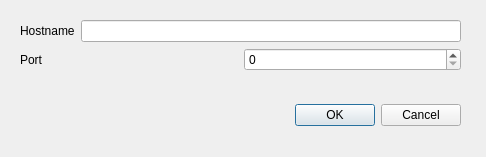
<?xml version="1.0" encoding="UTF-8"?>
<ui version="4.0">
 <class>NDialog</class>
 <widget class="QDialog" name="NDialog">
  <property name="geometry">
   <rect>
    <x>0</x>
    <y>0</y>
    <width>486</width>
    <height>157</height>
   </rect>
  </property>
  <property name="windowTitle">
   <string>Dialog</string>
  </property>
  <widget class="QWidget" name="">
   <property name="geometry">
    <rect>
     <x>20</x>
     <y>100</y>
     <width>441</width>
     <height>31</height>
    </rect>
   </property>
   <layout class="QHBoxLayout" name="horizontalLayout_3">
    <item>
     <spacer name="horizontalSpacer">
      <property name="orientation">
       <enum>Qt::Horizontal</enum>
      </property>
      <property name="sizeHint" stdset="0">
       <size>
        <width>40</width>
        <height>20</height>
       </size>
      </property>
     </spacer>
    </item>
    <item>
     <widget class="QPushButton" name="ok">
      <property name="text">
       <string>OK</string>
      </property>
     </widget>
    </item>
    <item>
     <widget class="QPushButton" name="cancel">
      <property name="text">
       <string>Cancel</string>
      </property>
     </widget>
    </item>
   </layout>
  </widget>
  <widget class="QWidget" name="">
   <property name="geometry">
    <rect>
     <x>20</x>
     <y>20</y>
     <width>441</width>
     <height>52</height>
    </rect>
   </property>
   <layout class="QVBoxLayout" name="verticalLayout">
    <item>
     <layout class="QHBoxLayout" name="horizontalLayout">
      <item>
       <widget class="QLabel" name="label">
        <property name="text">
         <string>Hostname</string>
        </property>
       </widget>
      </item>
      <item>
       <widget class="QLineEdit" name="hostname"/>
      </item>
     </layout>
    </item>
    <item>
     <layout class="QHBoxLayout" name="horizontalLayout_2">
      <item>
       <widget class="QLabel" name="label_2">
        <property name="text">
         <string>Port</string>
        </property>
       </widget>
      </item>
      <item>
       <widget class="QSpinBox" name="port">
        <property name="maximum">
         <number>999999999</number>
        </property>
       </widget>
      </item>
     </layout>
    </item>
   </layout>
  </widget>
  <zorder>hostname</zorder>
  <zorder>port</zorder>
  <zorder>label</zorder>
  <zorder>label_2</zorder>
  <zorder>cancel</zorder>
  <zorder>ok</zorder>
  <zorder>cancel</zorder>
  <zorder></zorder>
  <zorder>horizontalSpacer</zorder>
  <zorder>cancel</zorder>
  <zorder>ok</zorder>
  <zorder>horizontalSpacer</zorder>
 </widget>
 <resources/>
 <connections/>
</ui>
